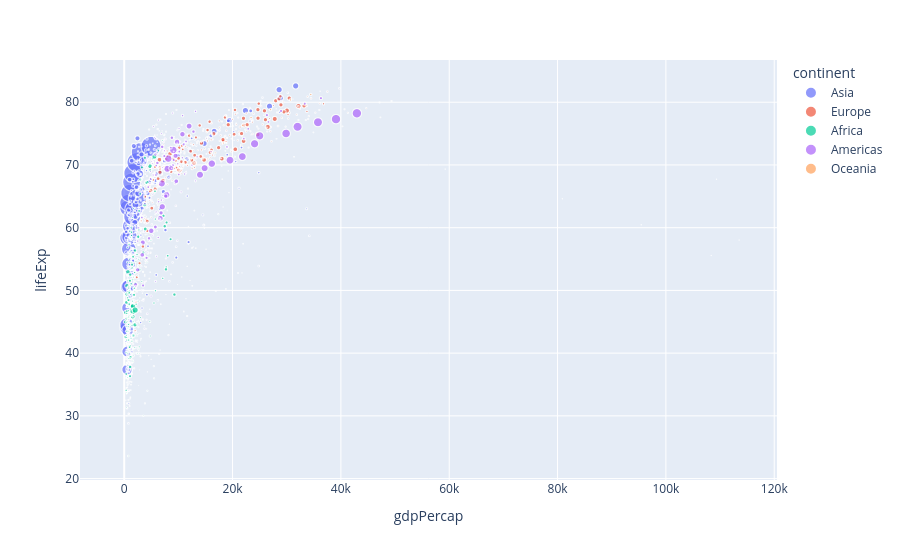

The code cell stored with this chart in its notebook:
### Code cell


### Figure 1 — Plotly figure (JSON) as saved in the notebook; plotly's stock layout.template omitted (floating-point values rounded to 4 significant figures; data arrays with more than 128 entries replaced by an {"elided": "..."} marker saying what was removed)
{"data": [{"hovertemplate": "continent=Asia<br>gdpPercap=%{x}<br>lifeExp=%{y}<br>pop=%{marker.size}<extra></extra>", "legendgroup": "Asia", "marker": {"color": "#636efa", "size": {"elided": "396 int values"}, "sizemode": "area", "sizeref": 3297000.0, "symbol": "circle"}, "mode": "markers", "name": "Asia", "showlegend": true, "type": "scattergl", "x": {"elided": "396 float values"}, "xaxis": "x", "y": {"elided": "396 float values"}, "yaxis": "y"}, {"hovertemplate": "continent=Europe<br>gdpPercap=%{x}<br>lifeExp=%{y}<br>pop=%{marker.size}<extra></extra>", "legendgroup": "Europe", "marker": {"color": "#EF553B", "size": {"elided": "360 int values"}, "sizemode": "area", "sizeref": 3297000.0, "symbol": "circle"}, "mode": "markers", "name": "Europe", "showlegend": true, "type": "scattergl", "x": {"elided": "360 float values"}, "xaxis": "x", "y": {"elided": "360 float values"}, "yaxis": "y"}, {"hovertemplate": "continent=Africa<br>gdpPercap=%{x}<br>lifeExp=%{y}<br>pop=%{marker.size}<extra></extra>", "legendgroup": "Africa", "marker": {"color": "#00cc96", "size": {"elided": "624 int values"}, "sizemode": "area", "sizeref": 3297000.0, "symbol": "circle"}, "mode": "markers", "name": "Africa", "showlegend": true, "type": "scattergl", "x": {"elided": "624 float values"}, "xaxis": "x", "y": {"elided": "624 float values"}, "yaxis": "y"}, {"hovertemplate": "continent=Americas<br>gdpPercap=%{x}<br>lifeExp=%{y}<br>pop=%{marker.size}<extra></extra>", "legendgroup": "Americas", "marker": {"color": "#ab63fa", "size": {"elided": "300 int values"}, "sizemode": "area", "sizeref": 3297000.0, "symbol": "circle"}, "mode": "markers", "name": "Americas", "showlegend": true, "type": "scattergl", "x": {"elided": "300 float values"}, "xaxis": "x", "y": {"elided": "300 float values"}, "yaxis": "y"}, {"hovertemplate": "continent=Oceania<br>gdpPercap=%{x}<br>lifeExp=%{y}<br>pop=%{marker.size}<extra></extra>", "legendgroup": "Oceania", "marker": {"color": "#FFA15A", "size": [8691212, 9712569, 10794968, 11872264, 13177000, 14074100, 15184200, 16257249, 17481977, 18565243, 19546792, 20434176, 1994794, 2229407, 2488550, 2728150, 2929100, 3164900, 3210650, 3317166, 3437674, 3676187, 3908037, 4115771], "sizemode": "area", "sizeref": 3297000.0, "symbol": "circle"}, "mode": "markers", "name": "Oceania", "showlegend": true, "type": "scattergl", "x": [10040.0, 10950.0, 12220.0, 14530.0, 16790.0, 18330.0, 19480.0, 21890.0, 23420.0, 27000.0, 30690.0, 34440.0, 10560.0, 12250.0, 13180.0, 14460.0, 16050.0, 16230.0, 17630.0, 19010.0, 18360.0, 21050.0, 23190.0, 25190.0], "xaxis": "x", "y": [69.12, 70.33, 70.93, 71.1, 71.93, 73.49, 74.74, 76.32, 77.56, 78.83, 80.37, 81.23, 69.39, 70.26, 71.24, 71.52, 71.89, 72.22, 73.84, 74.32, 76.33, 77.55, 79.11, 80.2], "yaxis": "y"}], "layout": {"legend": {"itemsizing": "constant", "title": {"text": "continent"}, "tracegroupgap": 0}, "margin": {"t": 60}, "xaxis": {"anchor": "y", "domain": [0, 1], "title": {"text": "gdpPercap"}}, "yaxis": {"anchor": "x", "domain": [0, 1], "title": {"text": "lifeExp"}}}}
